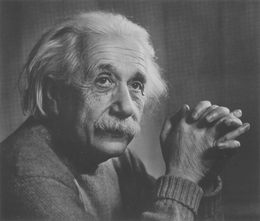
%> input picture a.tif, 260 x 221 px, shrunk from 800 x 679 before the run
$ octave histogram_equalization.m   (GNU Octave 9; MATLAB toolbox functions it lacks are replaced by stand-ins)
%> lines starting %> are read from the running program, lines starting %| are printed output that depends on the picture
%histogram_equalization
f=imread('a.tif');
%> f is the input picture: size 221x260 uint8; min 53, max 210, mean 92.9
figure; imshow(f);
figure; imhist(f);
%> after `imhist(f)`:
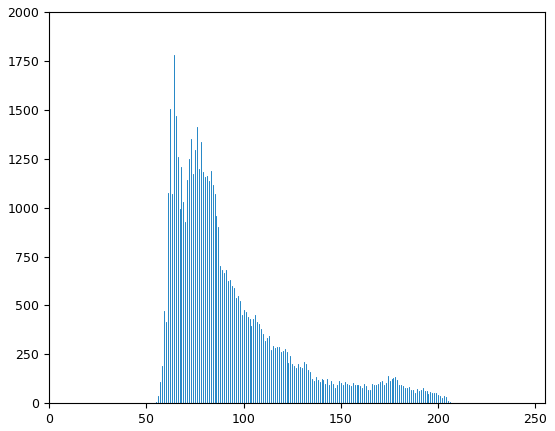
%> figure redrawn from the program's plot data; highest point at x = 64, y = 1780

[M,N] = size(f);
%> M = 221; N = 260
n = zeros([1 256]);		%n = histogram array
for i = 1: M
	for j= 1: N
		t = f(i,j);
		n(t+1) = n(t+1) + 1;
	end
end
%> after the loop, n = 256 values, max 1780 at index 65, min 0 at index 1, mean 224.5

s = zeros([1 256]); 	%s = intesity level
C = 255 / (M*N);
%> C = 0.00444
for i = 1: M
	for j= 1: N
		t = f(i,j);
		for k = 0:t
			s(t+1) = s(t+1) + n(k+1);
		end
		s(t+1) = round(C * s(t+1));
	end
end
%> after the loop, s = 256 values, max 256 at index 202, min 0 at index 1, mean 118.1

for i = 1: M
	for j= 1: N
		t = f(i,j);
		f(i,j) = s(t+1);
	end
end
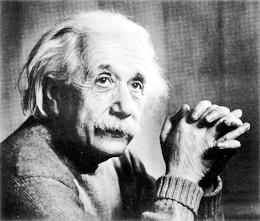
%> f: size 221x260 uint8; min 0, max 255, mean 130
figure; imshow(f, []);
figure; imhist(f);
%> after `imhist(f)`:
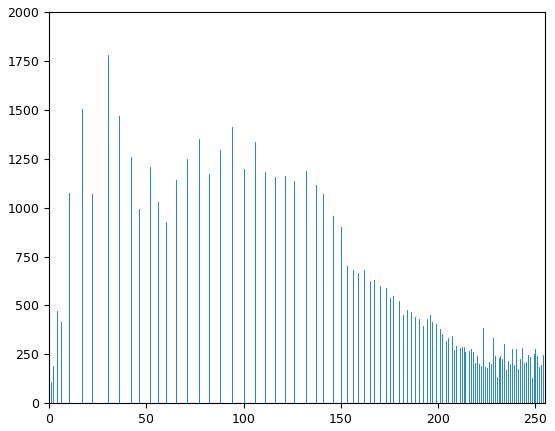
%> figure redrawn from the program's plot data; highest point at x = 30, y = 1780
